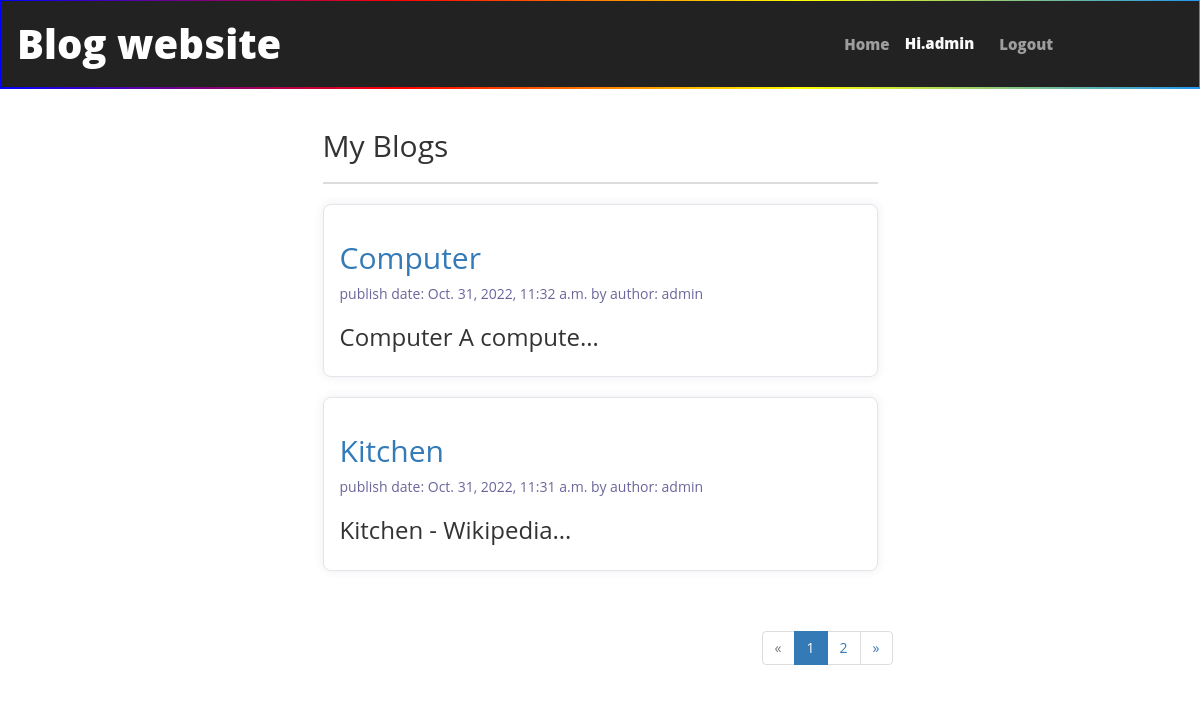
The page / (signed in) on the database its author committed.
### myapp/models.py (models this page shows, shortened)
class Post(models.Model):
    title               = models.CharField(max_length=255, unique=True)
    subtitle            = models.CharField(max_length=255, blank=True)
    slug                = models.SlugField(max_length=255, unique=True)
    body                = models.TextField()
    author              = models.ForeignKey(User, on_delete=models.PROTECT)
    date_created        = models.DateTimeField(auto_now_add=True)
    date_modified       = models.DateTimeField(auto_now=True)

### myapp/views.py (the view)
# urls.py: path('', views.index, name="index"),
@login_required(login_url="/login")
def index(request):
    posts_list = Post.objects.all().order_by('-id')
    page = request.GET.get('page', 1)
    paginator = Paginator(posts_list, 2)
    try:
        posts = paginator.page(page)
    except PageNotAnInteger:
        posts = paginator.page(1)
    except EmptyPage:
        posts = paginator.page(paginator.num_pages)
    return render(request, 'index.html',{'posts':posts})

### templates/index.html (shortened to what this page needs)
{% extends "base.html" %}
{% block content %}
</head>
<body>
  <div class="container">
    <br>
    <div class="row">
      <div class="col-md-3 col-sm-12"></div>
      <div class="col-md-6 col-sm-12">
       <h2>My Blogs</h2>
       <hr>
      </div>
      <div class="col-md-3 col-sm-12"></div>
    </div>
    <div class="row">
      <div class="col-md-3 col-sm-12"></div>
      <div class="col-md-6 col-sm-12">
        <div>
         {% if posts %}
            {% for ps in posts %}
              <div class="card" style="padding: 16px 16px;">
                <a href="{% url 'view_post' ps.id %}"><h2> {{ps.title|title}}</h2></a>
                <div>
                  <span>publish date: {{ps.date_created}}</span>
                  <span>by author: {{ps.author}}</span>
                </div>
                <h3>{{ps.body |truncatechars:20 }}</h3>
              </div>
              <br>
            {% endfor %}
         {% endif %}
        </div>
      </div>
      <div class="col-md-3 col-sm-12"></div>
    </div>
    <br>
  </div>
<div class="row">
  <div class="col-md-3 col-sm-12"></div>
  <div class="col-md-6 col-sm-12">
{% if posts.has_other_pages %}
  <ul class="pagination" style="float: right;">
    {% if posts.has_previous %}
      <li><a href="?page={{ posts.previous_page_number }}">&laquo;</a></li>
    {% else %}
      <li class="disabled"><span>&laquo;</span></li>
    {% endif %}
    {% for i in posts.paginator.page_range %}
      {% if posts.number == i %}
        <li class="active"><span>{{ i }} <span class="sr-only">(current)</span></span></li>
      {% else %}
        <li><a href="?page={{ i }}">{{ i }}</a></li>
      {% endif %}
    {% endfor %}
    {% if posts.has_next %}
      <li><a href="?page={{ posts.next_page_number }}">&raquo;</a></li>
    {% else %}
      <li class="disabled"><span>&raquo;</span></li>
    {% endif %}
  </ul>
{% endif %}
</div>
</div>
<div class="col-md-3 col-sm-12"></div>
{% endblock %}

### templates/base.html (shortened to what this page needs)
{% load static %}
<!DOCTYPE html>
<html>
   <head>
      {% block static %}
      <link rel="stylesheet" type="text/css" href="/static/css/bootstrap.css">
      <link rel="stylesheet" type="text/css" href="/static/css/style.css">
      <link rel="stylesheet" type="text/css" href="/static/css/responsive-style.css">
      <link rel="stylesheet" href="https://cdnjs.cloudflare.com/ajax/libs/font-awesome/4.7.0/css/font-awesome.min.css">
      {% endblock static %}
   </head>
   <body>
      {% block header %}
      {% include "header.html" %}
      {% endblock header %}
      {% block content %}
      {% endblock content %}
</body>
</html>

### templates/header.html (shortened to what this page needs)
<nav class="navbar navbar-inverse" style=" padding: 1px;border-bottom:2px solid transparent;
border-image: linear-gradient(to right, blue,red,yellow,#2196f3);
border-image-slice: 1;padding-bottom: 18px;
   padding-top: 18px;">
   <div class="container-fluid">
      <div class="row">
         <div class="col-md-4 col-sm-12">
            <a class="navbar-brand" href="#"><span class="job-portal-text">Blog website</span></a>
         </div>
         <div class="col-md-4 col-sm-12"></div>
         <div class="col-md-4 col-sm-12">
         <div class="collapse navbar-collapse" id="myNavbar">
            <ul class="nav navbar-nav">
               <li><a href="/" class="textcolor hometext underline-from-center">Home</a></li>
               {% if user.is_authenticated %}
                  <li style="margin-top: 12px;"><span style="margin-right: 10px;color: #fbfbfb;" class="textcolor hometext underline-from-center">Hi.<a href="" style="color: #fbfbfb;">{{user.username}}</a></span></li>
                  <li><a href="{% url 'logout' %}" class="textcolor hometext underline-from-center">Logout</a></li>
               {% endif %}
            </ul>
         </div>
         </div>
   </div>
   </nav>

### static/css/style.css (style rules this page uses)
body { font-family: 'Open Sans', sans-serif; }
.textcolor { color: black; text-decoration: none; font-size: 15px; line-height: 25px; font-weight: 900; }
li { display: block; transition-duration: 0.5s; }
hr { border: 1px solid gainsboro; }
span { color: #6B679C; }
.card { border: 0; box-shadow: 0px 0px 10px 0px rgba(82, 63, 105, 0.1); -webkit-box-shadow: 0px 0px 10px 0px rgba(82, 63, 105, 0.1); -moz-box-shadow: 0px 0px 10px 0px rgba(82, 63, 105, 0.1); -ms-box-shadow: 0px 0px 10px 0px rgba(82, 63, 105, 0.1); }
.card { position: relative; display: flex; flex-direction: column; min-width: 0; word-wrap: break-word; background-color: #ffffff; background-clip: border-box; border: 1px solid #e6e4e9; border-radius: 8px; }
.job-portal-text { font-size: 40px !important; font-weight: 800 !important; color: white !important; }
.navbar { margin-bottom: unset !important; }

### rows shown on the page
Post: title "Computer", date_created "Oct. 31, 2022, 11:32 a.m.", author "admin", body "Computer A compute…"
Post: title "Kitchen", date_created "Oct. 31, 2022, 11:31 a.m.", author "admin", body "Kitchen - Wikipedia…"

### other values the page prints
{{ user.username }} "admin"
{{ i }} "1"
{{ i }} "2"
